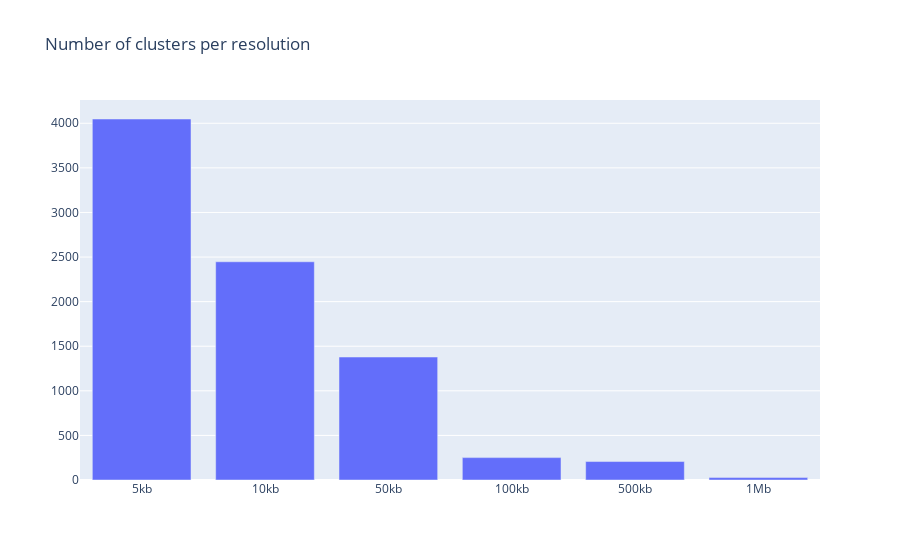

The cell this chart's notebook holds for it:
### Code cell
#Plot them 
fig = go.Figure()
fig.add_trace(go.Bar(x=list(CAGE_RESOLUTIONS.keys()), y=list(CAGE_RESOLUTIONS.values()), name="CAGE"))
fig.update_layout(barmode='group', title="Number of clusters per resolution")
fig.show()

#  Save the figure as a svg file
fig.write_image("../analysis_results/cage_cluters_resolutions.svg")

### Figure 1 — Plotly figure (JSON) as saved in the notebook; plotly's stock layout.template omitted (floating-point values rounded to 4 significant figures)
{"data": [{"name": "CAGE", "type": "bar", "x": ["5kb", "10kb", "50kb", "100kb", "500kb", "1Mb"], "y": [4048, 2447, 1379, 251, 207, 27]}], "layout": {"barmode": "group", "title": {"text": "Number of clusters per resolution"}}}
